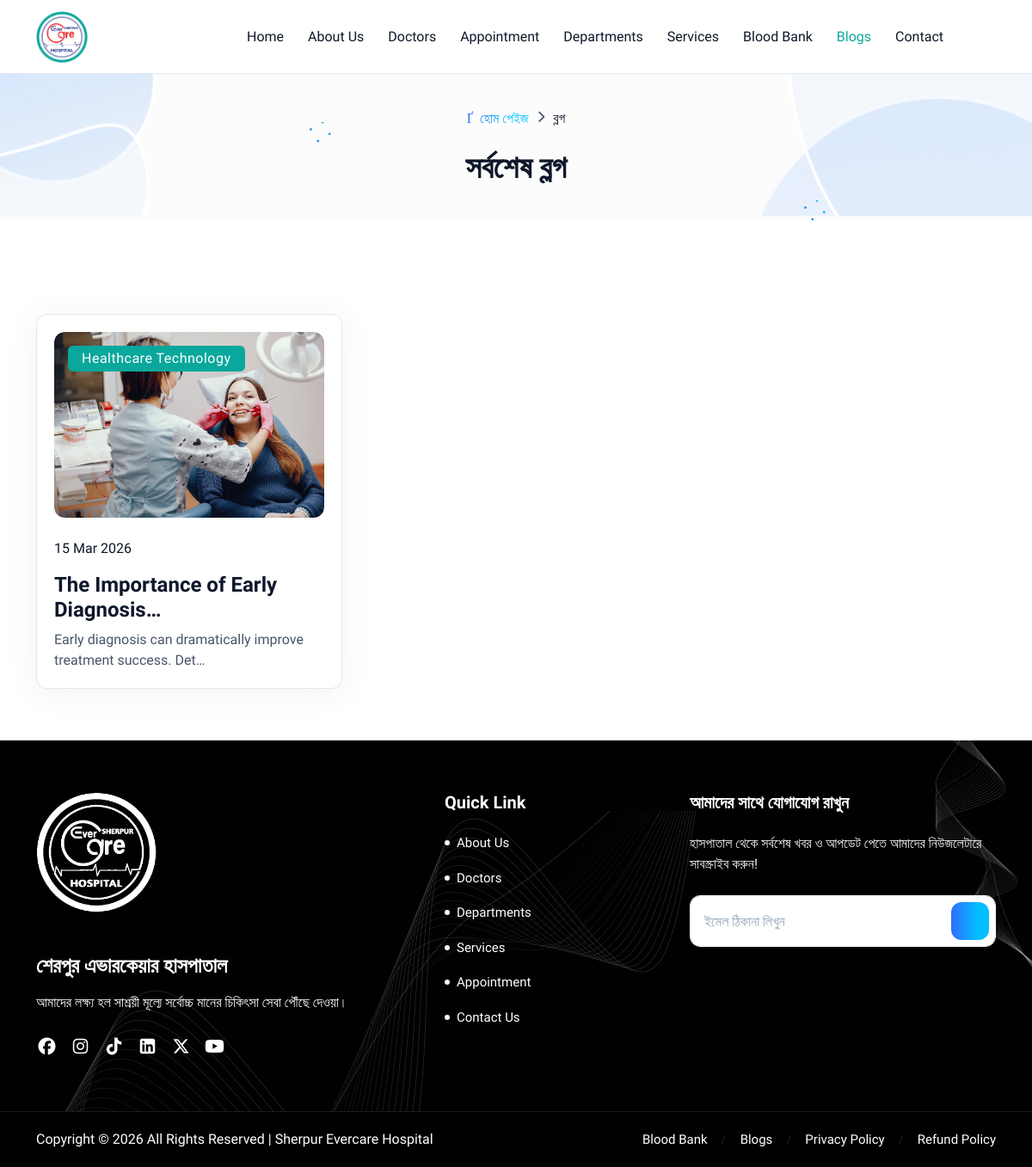
The app's page /blogs/, older data.
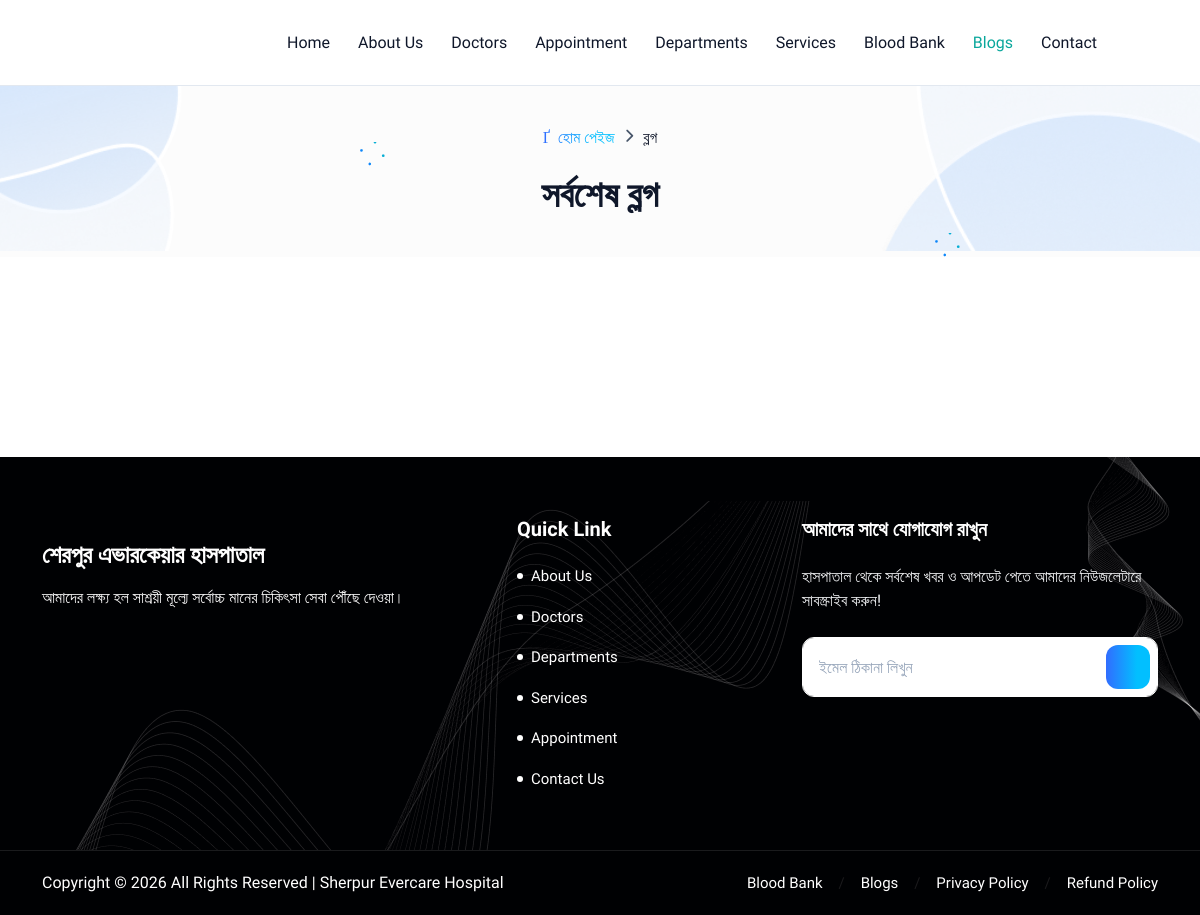
The same page, newer data.
### core/models.py (models this page shows, shortened)
class SiteSetting(models.Model):
    header_logo = models.ImageField(upload_to='site/')
    footer_logo = models.ImageField(upload_to='site/')
    favicon = models.ImageField(upload_to='site/')
    mobile = models.CharField(max_length=20)
    email = models.EmailField()
    location = models.CharField(max_length=255, blank=True)
    working_hour = models.CharField(max_length=120, blank=True)
    facebook_url = models.URLField(blank=True)
    instagram_url = models.URLField(blank=True)
    tiktok_url = models.URLField(blank=True)
    linkedin_url = models.URLField(blank=True)
    twiter_url = models.URLField(blank=True)
    youtube_url = models.URLField(blank=True)
    meta_title = models.CharField(max_length=255)
    meta_description = models.TextField(blank=True)
    meta_keywords = models.CharField(
        max_length=255,
        blank=True,
        help_text="Comma-separated keywords (e.g. hospital, doctor)"
    )
    class Meta:
        verbose_name = "Site Setting"
        verbose_name_plural = "Site Settings"

### blog/models.py (models this page shows, shortened)
class Blog(BaseModel):
    title = models.CharField(max_length=200)
    category = models.ForeignKey(BlogCategory, on_delete=models.PROTECT, related_name="blogs")
    intro = models.TextField()
    cover_photo = models.ImageField(upload_to='blogs/')
    published_at = models.DateTimeField(null=True, blank=True)
    gallery_title = models.CharField(max_length=150, blank=True)
    gallery_image_01 = models.ImageField(upload_to='blogs/', blank=True, null=True)
    gallery_image_02 = models.ImageField(upload_to='blogs/', blank=True, null=True)
    gallery_image_03 = models.ImageField(upload_to='blogs/', blank=True, null=True)
    highlight_title = models.CharField(max_length=150, blank=True)
    key_point_01 = models.CharField(max_length=100, blank=True)
    key_point_02 = models.CharField(max_length=100, blank=True)
    key_point_03 = models.CharField(max_length=100, blank=True)
    key_point_04 = models.CharField(max_length=100, blank=True)
    key_point_05 = models.CharField(max_length=100, blank=True)
    key_point_06 = models.CharField(max_length=100, blank=True)
    key_point_07 = models.CharField(max_length=100, blank=True)
    comment = models.TextField(blank=True)
    paragraph_01 = models.TextField(blank=True)
    paragraph_02 = models.TextField(blank=True)
    paragraph_03 = models.TextField(blank=True)
    paragraph_04 = models.TextField(blank=True)
    paragraph_05 = models.TextField(blank=True)

class BlogCategory(BaseModel):
    name = models.CharField(max_length=50)
    def __str__(self):
        return self.name

### blog/views.py (the view)
# urls.py: path('blogs/', views.blogs, name='blogs' ),
def blogs(request):
    blogs = Blog.objects.filter(is_active=True).order_by('published_at').all()
    return render(request, 'blog/blogs.html', {'blogs': blogs})

### admin_panel/templatetags/custom_filters.py (called while the page is built)
@register.filter
def abbreviate_month(date):
    if isinstance(date, datetime.date):
        return date.strftime('%d %b %Y')
    return date

### core/context_processors.py (called while the page is built)
def site_data(request):
    return {
        'site_setting': SiteSetting.objects.first(),
    }

### blog/templates/blog/blogs.html (shortened to what this page needs)
{% extends 'layouts/master.html' %}
{% load static %}
{% load custom_filters %}
{% block content %}
<div class="breadcrumb-bar page-margin-top">
    <div class="container">
        <div class="row align-items-center inner-banner">
            <div class="col-md-12 col-12 text-center">
                <nav aria-label="breadcrumb" class="page-breadcrumb">
                    <ol class="breadcrumb">
                        <li class="breadcrumb-item"><a href="{% url 'index' %}"><i class="isax isax-home-15 me-2"></i>হোম পেইজ</a></li>
                        <li class="breadcrumb-item active">ব্লগ</li>
                    </ol>
                    <h2 class="breadcrumb-title mt-4">সর্বশেষ ব্লগ</h2>
                </nav>
            </div>
        </div>
    </div>
    <div class="breadcrumb-bg">
        <img src="{% static 'img/bg/breadcrumb-bg-01.png' %}" alt="img" class="breadcrumb-bg-01">
        <img src="{% static 'img/bg/breadcrumb-bg-02.png' %}" alt="img" class="breadcrumb-bg-02">
        <img src="{% static 'img/bg/breadcrumb-icon.png' %}" alt="img" class="breadcrumb-bg-03">
        <img src="{% static 'img/bg/breadcrumb-icon.png' %}" alt="img" class="breadcrumb-bg-04">
    </div>
</div>
<div class="content">
    <div class="container">
        <div class="row">
            <div class="col-12">
                <div class="row blog-grid-row mb-4 mt-md-5">
                    {% for blog in blogs %}
                    <div class="col-12 col-md-6 col-xl-4">
                        {% include 'blog/components/blog_card.html' %}
                    </div>
                    {% endfor %}
                </div>
            </div>
        </div>
    </div>
</div>
{% endblock content %}

### templates/layouts/header.html (shortened to what this page needs)
{% load static %}
<header class="header header-default inner-header position-fixed z-3 w-100 top-0">
	<div class="container">
		<nav class="navbar navbar-expand-lg header-nav">
			<div class="navbar-header">
				<a href="{% url 'index' %}" class="navbar-brand logo">
					{% if site_setting.header_logo %}
					<img src="{{ site_setting.header_logo.url }}" class="header-logo" alt="Logo">
					{% endif %}
				</a>
			</div>
			<div class="header-menu">
				<div class="main-menu-wrapper">
					<ul class="main-nav">
						<li class="has-submenu"><a href="{% url 'index' %}" class="main-menu {% if request.resolver_match.url_name == 'index' %}active{% endif %}">Home</a></li>
						<li class="has-submenu"><a href="{% url 'about_us' %}" class="main-menu {% if request.resolver_match.url_name == 'about_us' %}active{% endif %}">About Us</a></li>
						<li class="has-submenu"><a href="{% url 'doctors' %}" class="main-menu {% if request.resolver_match.url_name == 'doctors' %}active{% endif %}">Doctors</a></li>
						<li class="has-submenu"><a href="{% url 'appointment' %}" class="main-menu {% if request.resolver_match.url_name == 'appointment' %}active{% endif %}">Appointment</a></li>
						<li class="has-submenu"><a href="{% url 'departments' %}" class="main-menu {% if request.resolver_match.url_name == 'departments' %}active{% endif %}">Departments</a></li>
						<li class="has-submenu"><a href="{% url 'services' %}" class="main-menu {% if request.resolver_match.url_name == 'services' %}active{% endif %}">Services</a></li>
						<li class="has-submenu"><a href="{% url 'blood_donors' %}" class="main-menu {% if request.resolver_match.url_name == 'blood_donors' %}active{% endif %}">Blood Bank</a></li>
						<li class="has-submenu"><a href="{% url 'blogs' %}" class="main-menu {% if request.resolver_match.url_name == 'blogs' %}active{% endif %}">Blogs</a></li>
						<li class="has-submenu"><a href="{% url 'contact_us' %}" class="main-menu {% if request.resolver_match.url_name == 'contact_us' %}active{% endif %}">Contact</a></li>
					</ul>
				</div>
			</div>
		</nav>
	</div>
</header>

### templates/layouts/footer.html (shortened to what this page needs)
{% load static %}
		<footer class="footer-two">
			<div class="footer-top">
				<div class="container">
					<div class="row g-4">
						<div class="col-lg-5 col-md-12">
							<div class="footer-widget footer-about">
								<div class="footer-logo">
									{% if site_setting.footer_logo %}
									<img src="{{ site_setting.footer_logo.url }}" class="footer-logo" alt="logo">
									{% endif %}
								</div>
								<div class="footer-about-content">
									<h4 class="text-white mb-3">শেরপুর এভারকেয়ার হাসপাতাল </h4>
									<p>আমাদের লক্ষ্য হল সাশ্রয়ী মূল্যে সর্বোচ্চ মানের চিকিৎসা সেবা পৌঁছে দেওয়া।</p>
									<div class="social-icon">
										<ul>
											{% if site_setting.facebook_url %}
											<li><a target="_blank" href="{{ site_setting.facebook_url }}"><i class="fa-brands fa-facebook"></i></a></li>
											{% endif %}
											{% if site_setting.instagram_url %}
											<li><a target="_blank" href="{{ site_setting.instagram_url }}"><i class="fa-brands fa-instagram"></i></a></li>
											{% endif %}
											{% if site_setting.tiktok_url %}
											<li><a target="_blank" href="{{ site_setting.tiktok_url }}"><i class="fa-brands fa-tiktok"></i></a></li>
											{% endif %}
											{% if site_setting.linkedin_url %}
											<li><a target="_blank" href="{{ site_setting.linkedin_url }}"><i class="fa-brands fa-square-linkedin"></i></a></li>
											{% endif %}
											{% if site_setting.twiter_url %}
											<li><a target="_blank" href="{{ site_setting.twiter_url }}"><i class="fa-brands fa-x-twitter"></i></a></li>
											{% endif %}
											{% if site_setting.youtube_url %}
											<li><a target="_blank" href="{{ site_setting.youtube_url }}"><i class="fa-brands fa-youtube"></i></a></li>
											{% endif %}
										</ul>
									</div>
								</div>
							</div>
						</div>
						<div class="col-lg-3 col-md-5">
							<div class="footer-widget">
								<h5 class="footer-title">Quick Link</h5>
								<ul class="footer-menu">
									<li><a href="{% url 'about_us' %}">About Us</a></li>
									<li><a href="{% url 'doctors' %}">Doctors</a></li>
									<li><a href="{% url 'departments' %}">Departments</a></li>
									<li><a href="{% url 'services' %}">Services</a></li>
									<li><a href="{% url 'appointment' %}">Appointment</a></li>
									<li><a href="{% url 'contact_us' %}">Contact Us</a></li>
								</ul>
							</div>
						</div>
						<div class="col-lg-4 col-md-7">
							<div class="footer-widget">
								<h5 class="footer-title">আমাদের সাথে যোগাযোগ রাখুন</h5>
								<div class="footer-subscribe">
									<p>হাসপাতাল থেকে সর্বশেষ খবর ও আপডেট পেতে আমাদের নিউজলেটারে সাবস্ক্রাইব করুন!</p>
									<div class="subscribe-input">
										<form action="{% url 'subscribe' %}" method="POST">  {% csrf_token %}
											<input type="email" name="subscribe-email" class="form-control" placeholder="ইমেল ঠিকানা লিখুন" required>
											<button type="submit" class="btn-icon btn btn-primary-gradient"><i class="isax isax-arrow-right-1"></i></button>
										</form>
									</div>
								</div>
							</div>
						</div>
					</div>
				</div>
				<img src="{% static 'img/bg/footer-bg-06.png' %}" alt="bg" class="footer-bg-01">
				<img src="{% static 'img/bg/footer-bg-07.png' %}" alt="bg" class="footer-bg-02">
			</div>
			<div class="footer-bottom">
				<div class="container">
					<div class="copyright">
						<div class="copyright-text">
							<p class="mb-0">Copyright &copy;
								All Rights Reserved | Sherpur Evercare Hospital</p>
						</div>
						<div class="copyright-menu">
							<ul>
								<li><a href="{% url 'blood_donors' %}">Blood Bank</a></li>
								<li><a href="{% url 'blogs' %}">Blogs</a></li>
								<li><a href="#">Privacy Policy</a></li>
								<li><a href="#">Refund Policy</a></li>
							</ul>
						</div>
					</div>
				</div>
			</div>
		</footer>

### blog/templates/blog/components/blog_card.html
{% load static %}
{% load custom_filters %}
<div class="blog-item-two w-100 wow fadeInUp" data-wow-duration="1s">
    <div class="blog-img">
        {% if blog.cover_photo %}
        <a href="blog-details.html">
            <img class="img-fluid" src="{{ blog.cover_photo.url }}" alt="blog">
        </a>
        {% endif %}
        <span class="badge badge-primary text-white category-slug">{{ blog.category }}</span>
    </div>
    <div class="blog-content">
        <div class="blog-user-info mb-3">
            <p class="date">{{ blog.created_at |abbreviate_month }}</p>
        </div>
        <h3 class="custom-title"><a href="blog-details.html">{{ blog.title| truncatechars:34 }} </a></h3>
        <p class="mb-0">{{ blog.intro|truncatechars:64 }}</p>
    </div>
</div>

Row changes from the older to the newer data that the page shows:
removed SiteSetting: header_logo (picture), footer_logo (picture)
removed Blog: cover_photo (picture), category "Healthcare Technology", created_at|abbreviate_month "15 Mar 2026", title "The Importance of Early Diagnosis…", intro "Early diagnosis can dramatically improve treatment success. Det…"
